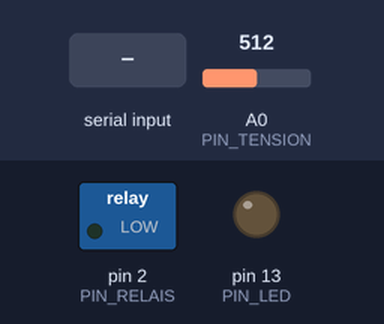
The sketch below on a simulated Arduino Uno, built with avr-gcc and run on an emulated ATmega328P. Shown: switched loads named in the sketch (green lamp = pin HIGH), output pins drawn as LEDs (lit = HIGH). The inputs (shaded band) are chosen by the test bench; at power-on: A0 (PIN_TENSION) = 512. What the sketch prints to the serial monitor is not drawn.

Above: at 1.2 s.
1.3 s: A0 (PIN_TENSION) set to 46
5.5 s: A0 (PIN_TENSION) set to 37
At 6.3 s:
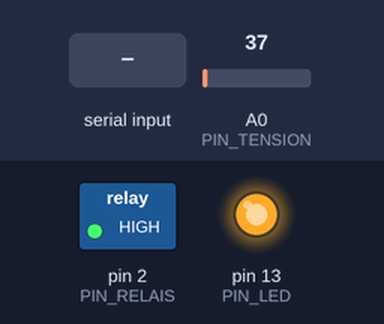
9.0 s: "Fermeture\n" received over Serial
At 9.8 s:
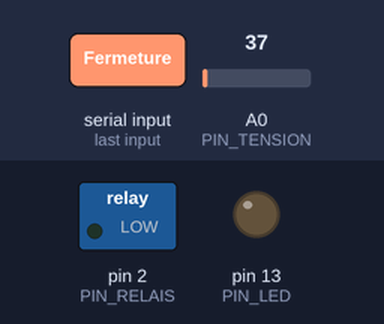
Timing chart, 0 to 11.5 s (numbered marks = the images above; inputs shaded):
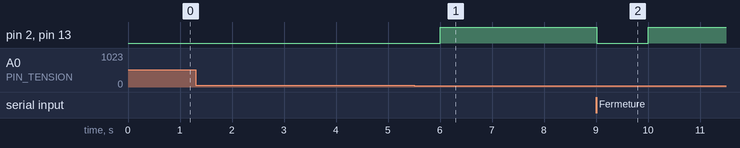

The sketch:

noeud_mesure.ino
```cpp
/*
 * NOEUD DE MESURE - Supervision BT Lubumbashi
 * Prototype soutenance: Arduino UNO + breadboard + potentiometre + relais.
 *
 * A0 -> potentiometre 10K, simule la tension reseau 0-250 V
 * D2 -> relais 5 V, commande de delestage
 *
 * Communication: Serial 9600 bauds, JSON strict, une ligne par mesure.
 */

#define PIN_TENSION   A0
#define PIN_RELAIS    2
#define PIN_LED       13

#define NODE_ID       "NODE_LUB_001"
#define COURANT_MAX   100.0
#define INTERVALLE_MS 2000

unsigned long dernierEnvoi = 0;
bool relaisOuvert = false;

float lireTension() {
  int adc = analogRead(PIN_TENSION);
  return (adc / 1023.0) * 250.0;
}

float calculerCharge(float tension) {
  if (tension < 10.0) return 0.0;
  if (tension < 150.0) return 95.0;
  if (tension < 180.0) return 70.0;
  return 42.0;
}

String determinerStatut(float tension, float charge) {
  if (tension < 10.0) return "PANNE";
  if (tension < 150.0 && charge > 90.0) return "SURCHARGE_CRITIQUE";
  if (tension < 180.0 || charge > 85.0) return "ALERTE";
  return "NORMAL";
}

void appliquerRelais(bool ouvrir) {
  relaisOuvert = ouvrir;
  digitalWrite(PIN_RELAIS, ouvrir ? HIGH : LOW);
  digitalWrite(PIN_LED, ouvrir ? HIGH : LOW);
}

void envoyerAck(const char *ack) {
  Serial.print(F("{\"ack\":\""));
  Serial.print(ack);
  Serial.print(F("\",\"id\":\""));
  Serial.print(NODE_ID);
  Serial.println(F("\"}"));
}

void lireCommandes() {
  if (!Serial.available()) return;

  String cmd = Serial.readStringUntil('\n');
  cmd.trim();

  if (cmd.indexOf("Ouverture") >= 0 || cmd.indexOf("DELESTAGE") >= 0) {
    appliquerRelais(true);
    envoyerAck("RELAIS_OUVERT");
  } else if (cmd.indexOf("Fermeture") >= 0 || cmd.indexOf("RETABLIR") >= 0) {
    appliquerRelais(false);
    envoyerAck("RELAIS_FERME");
  }
}

void envoyerMesure() {
  float tension = lireTension();
  float charge = calculerCharge(tension);
  float courant = charge;
  float puissance = tension * courant;
  float temperature = 32.0;
  String statut = determinerStatut(tension, charge);

  if (statut == "PANNE") {
    appliquerRelais(true);
  }

  if (relaisOuvert) {
    tension = 0.0;
    courant = 0.0;
    puissance = 0.0;
    charge = 0.0;
    statut = "PANNE";
  }

  Serial.print(F("{"));
  Serial.print(F("\"id\":\"")); Serial.print(NODE_ID); Serial.print(F("\","));
  Serial.print(F("\"tension\":")); Serial.print(tension, 1); Serial.print(F(","));
  Serial.print(F("\"courant\":")); Serial.print(courant, 1); Serial.print(F(","));
  Serial.print(F("\"puissance\":")); Serial.print(puissance, 1); Serial.print(F(","));
  Serial.print(F("\"charge\":")); Serial.print(charge, 1); Serial.print(F(","));
  Serial.print(F("\"temperature\":")); Serial.print(temperature, 1); Serial.print(F(","));
  Serial.print(F("\"statut\":\"")); Serial.print(statut); Serial.print(F("\""));
  Serial.println(F("}"));
}

void setup() {
  Serial.begin(9600);
  pinMode(PIN_RELAIS, OUTPUT);
  pinMode(PIN_LED, OUTPUT);
  appliquerRelais(false);

  Serial.println(F("{\"boot\":\"ok\",\"id\":\"" NODE_ID "\"}"));
}

void loop() {
  lireCommandes();

  if (millis() - dernierEnvoi >= INTERVALLE_MS) {
    dernierEnvoi = millis();
    envoyerMesure();
  }
}
```

Measured:
- the behaviour switches between 41 and 40 on A0 (PIN_TENSION) (found by bisection; images 0 and 1)
- after the input at 1.3 s, every drawn part: stays the same
- after the input at 5.5 s, pin 2 (PIN_RELAIS), pin 13 (PIN_LED): LOW → HIGH after 0.50 s
- after the input at 9.0 s, pin 2 (PIN_RELAIS), pin 13 (PIN_LED): HIGH → LOW at once, → HIGH 0.99 s later
